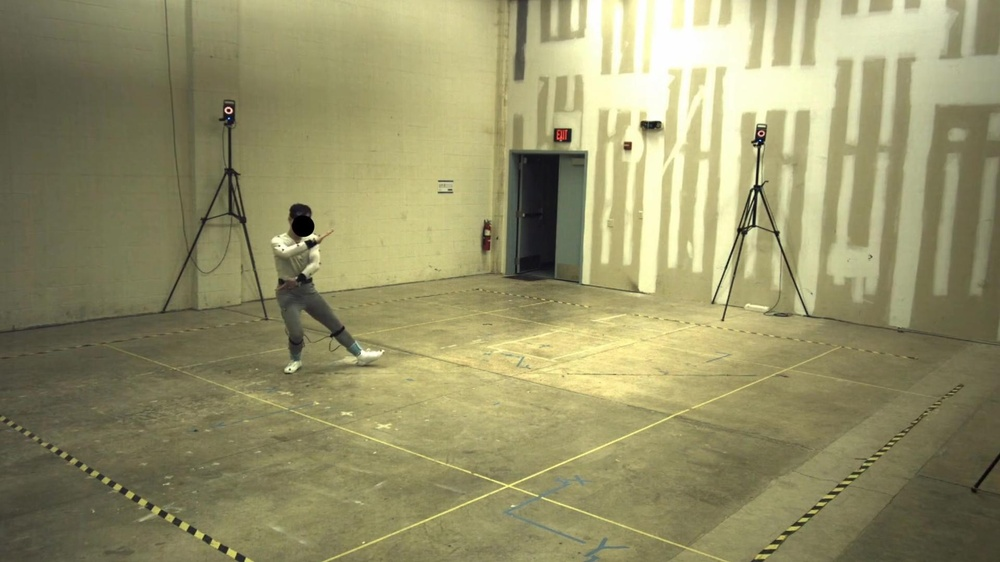
%> input picture im1corrected.jpg, 1000 x 562 px, shrunk from 1920 x 1080 before the run
$ octave task5.m   (GNU Octave 9; MATLAB toolbox functions it lacks are replaced by stand-ins)
%> lines starting %> are read from the running program, lines starting %| are printed output that depends on the picture
clear; clc;

im1 = imread('im1corrected.jpg');
%> im1 is the input picture: size 562x1000x3 uint8; mean R, G, B 149.6, 145.9, 105.2
im2 = imread('im2corrected.jpg');
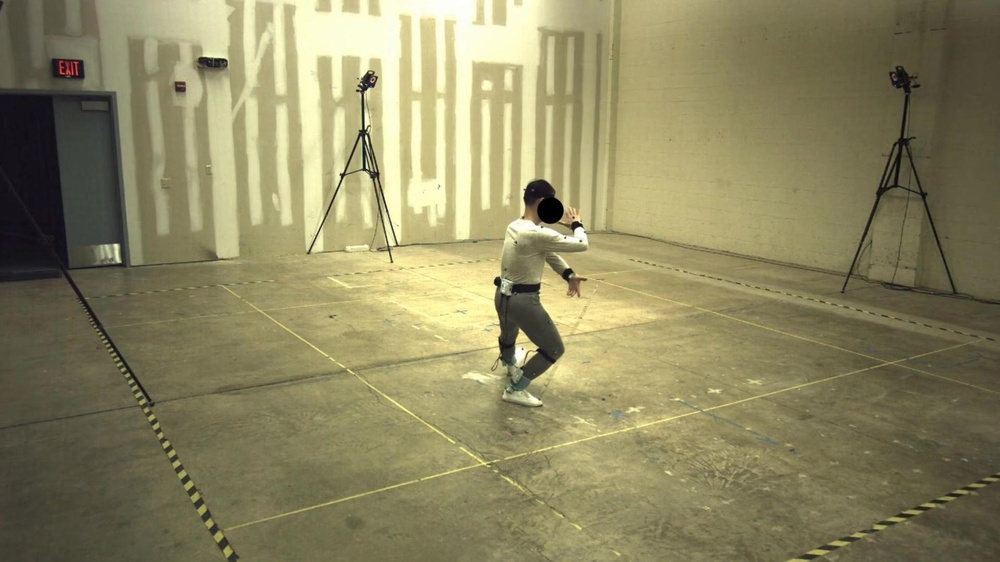
%> input picture im2corrected.jpg, 1000 x 562 px, shrunk from 1920 x 1080 before the run
%> im2 is the input picture: size 562x1000x3 uint8; mean R, G, B 140.5, 134.7, 97.3

% Load Camera 1 params
load('Parameters_V1_1.mat'); % struct Parameters
K1 = Parameters.Kmat;
R1 = Parameters.Rmat;
C1 = Parameters.position(:);           % Camera center in world coordinates
T1 = -R1 * C1;                        % Translation vector (world to camera)

% Load Camera 2 params
load('Parameters_V2_1.mat');
K2 = Parameters.Kmat;
R2 = Parameters.Rmat;
C2 = Parameters.position(:);
T2 = -R2 * C2;

% Projection matrices
P1 = K1 * [R1, T1];
P2 = K2 * [R2, T2];

% Relative rotation and translation from cam1 to cam2
R_rel = R2 * R1';
t_rel = R2 * (C1 - C2);  % Corrected translation in second camera's frame

% Skew symmetric matrix for t_rel
tx = [ 0      -t_rel(3)  t_rel(2);
       t_rel(3)  0      -t_rel(1);
      -t_rel(2)  t_rel(1) 0 ];

% Essential matrix
E = tx * R_rel;

% Fundamental matrix
F = inv(K2)' * E * inv(K1);

% Enforce rank-2 constraint
[U, S, V] = svd(F);
S(3,3) = 0;
F_corrected = U * S * V';

disp('Fundamental matrix F (rank 2 enforced):');
disp(F_corrected);

% Save for reuse
save('task5_results.mat', 'F', 'F_corrected', 'K1', 'K2', 'R1', 'R2', 't_rel', 'P1', 'P2');

num_pts = 8;
[h1,w1,~] = size(im1);
%> h1 = 562; w1 = 1000
[h2,w2,~] = size(im2);
%> h2 = 562; w2 = 1000
points1 = [randi([1 w1], num_pts,1), randi([1 h1], num_pts,1)];
points2 = [randi([1 w2], num_pts,1), randi([1 h2], num_pts,1)];

figure; imshow(im1); hold on;
plot(points1(:,1), points1(:,2), 'r+');
title('Points in Image 1 with Epipolar Lines in Image 2');
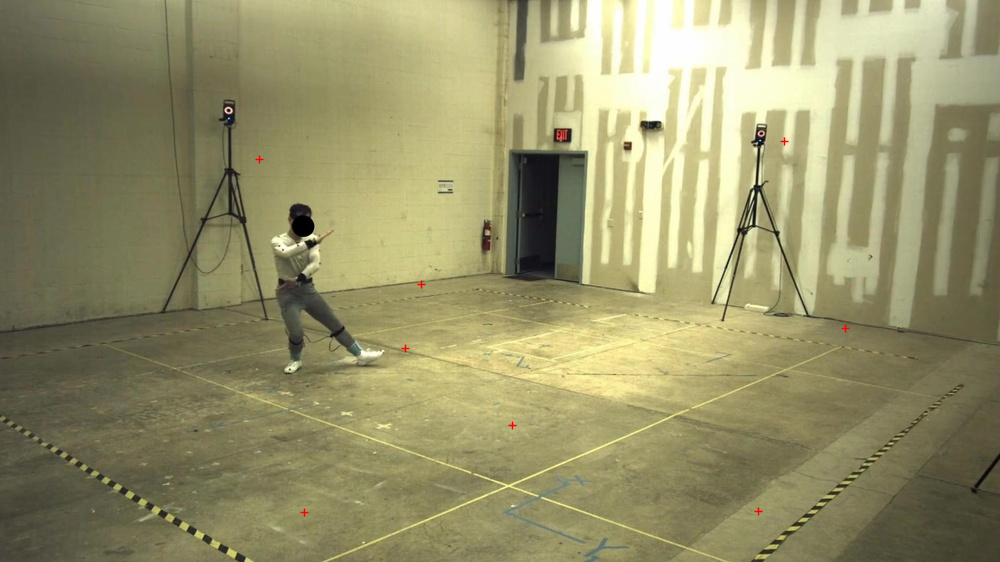
%> figure redrawn from the program's plot data; its title reads 'Points in Image 1 with Epipolar Lines in Image 2'

figure; imshow(im2); hold on;
plot(points2(:,1), points2(:,2), 'g+');
title('Points in Image 2 with Epipolar Lines in Image 1');
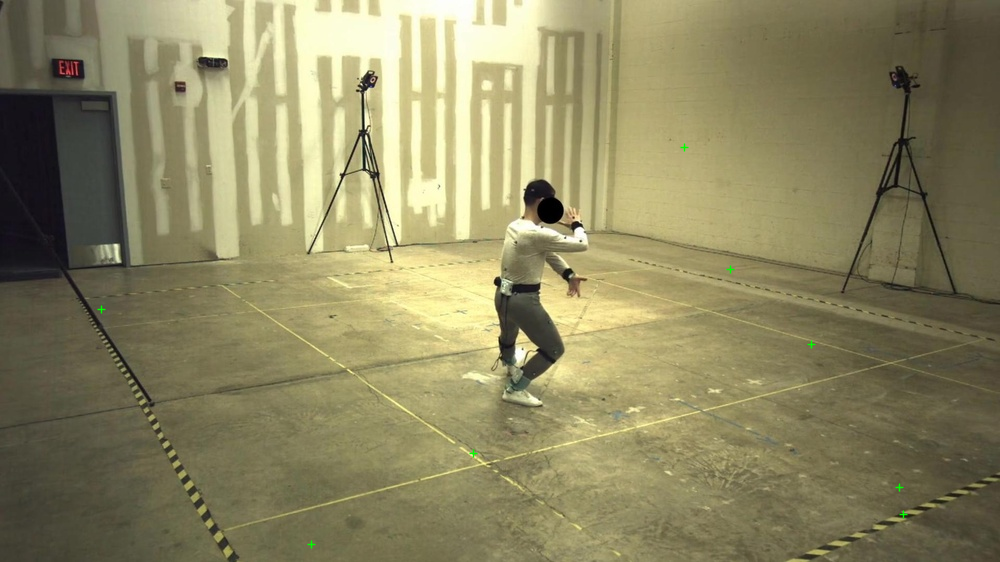
%> figure redrawn from the program's plot data; its title reads 'Points in Image 2 with Epipolar Lines in Image 1'

% Function to plot epipolar lines
plot_epipolar_lines(im1, im2, points1, points2, F_corrected);

% Plot epipolar lines visualization function
function plot_epipolar_lines(im1, im2, pts1, pts2, F)
    figure;
    subplot(1,2,1); imshow(im1); hold on;
    sz1 = size(im1);
%> sz1 = [562 1000 3]
    for i = 1:size(pts1,1)
        l = F' * [pts2(i,:) 1]';
        x = 1:sz1(2);
        if abs(l(2)) > 1e-10
            y = (-l(1)*x - l(3))/l(2);
            valid = (y>=1 & y<=sz1(1));
            plot(x(valid), y(valid), 'r-', 'LineWidth', 1.5);
        else
            xval = -l(3)/l(1);
            plot([xval xval], [1 sz1(1)], 'r-', 'LineWidth', 1.5);
        end
        plot(pts1(i,1), pts1(i,2), 'go', 'MarkerSize', 8, 'LineWidth', 2);
    end
%> after the loop, valid = 1000 logical values, 1000 true; y = 1000 values from 320.8 to 383.1
    title('Epipolar lines in Image 1');

    subplot(1,2,2); imshow(im2); hold on;
    sz2 = size(im2);
%> sz2 = [562 1000 3]
    for i = 1:size(pts2,1)
        l = F * [pts1(i,:) 1]';
        x = 1:sz2(2);
        if abs(l(2)) > 1e-10
            y = (-l(1)*x - l(3))/l(2);
            valid = (y>=1 & y<=sz2(1));
            plot(x(valid), y(valid), 'b-', 'LineWidth', 1.5);
        else
            xval = -l(3)/l(1);
            plot([xval xval], [1 sz2(1)], 'b-', 'LineWidth', 1.5);
        end
        plot(pts2(i,1), pts2(i,2), 'go', 'MarkerSize', 8, 'LineWidth', 2);
    end
%> `plot_epipolar_lines(im1, im2, points1, points2, F_corrected);`:
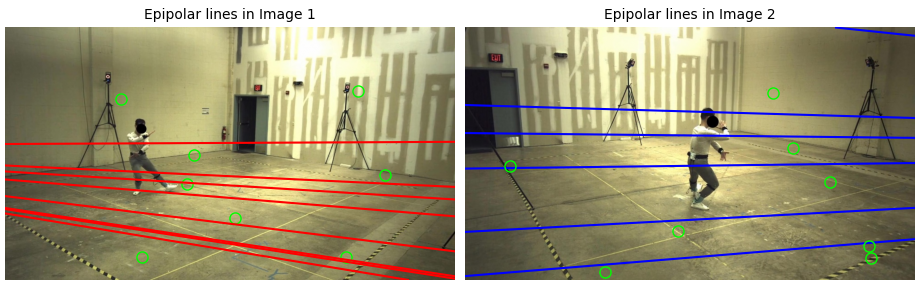
%> figure redrawn from the program's plot data, 2 panels
    title('Epipolar lines in Image 2');
end
